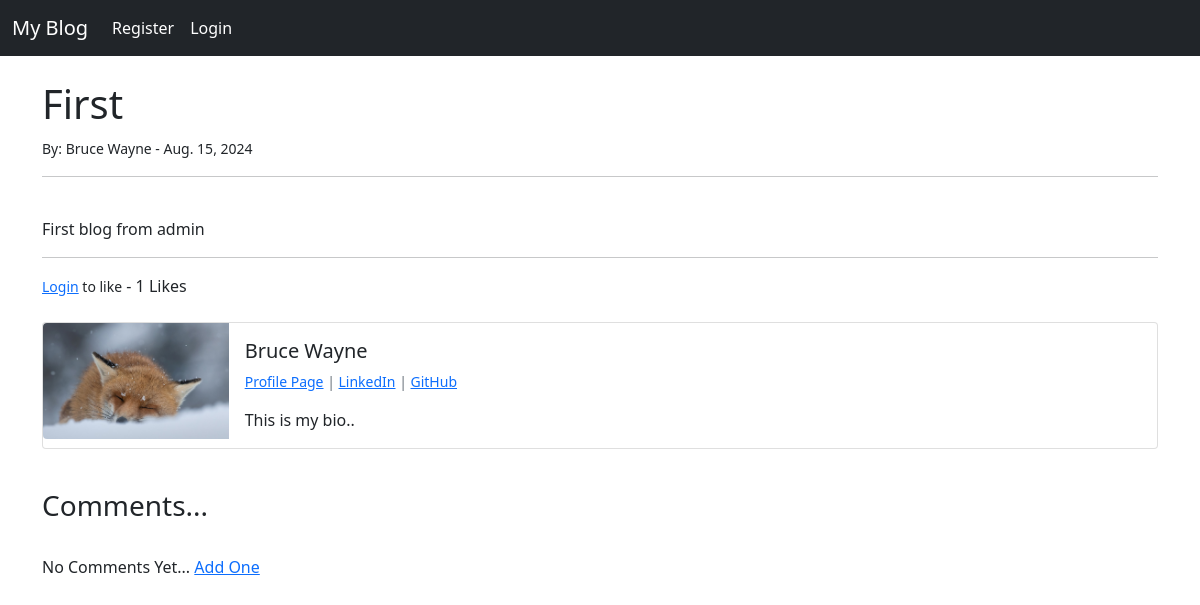
The app's page /article/1 with its own data.
### post/models.py (models this page shows, shortened)
class Post(models.Model):
    title = models.CharField(max_length=20)
    author = models.ForeignKey(User, on_delete = models.CASCADE)
    body = models.TextField()
    post_date = models.DateField(auto_now_add=True)
    header_image = models.ImageField(null = True, blank= True, upload_to="images/")
    likes = models.ManyToManyField(User, related_name='blog_post')
    snippet = models.TextField(max_length=255, blank=True)
    def total_likes(self):
        return self.likes.count()

class Profile(models.Model):
    user = models.OneToOneField(User, null=True, on_delete=models.CASCADE)
    bio = models.TextField()
    profile_pic = models.ImageField(null=True, blank= True, upload_to='images/profile')
    linkedin_url = models.CharField(max_length=255, null=True, blank=True)
    github_url = models.CharField(max_length=255, null=True, blank=True)

### post/views.py (the view)
# urls.py: path('article/<int:pk>', ArticleDetailView.as_view(), name = 'article_detail' ),
class ArticleDetailView(DetailView):
    model = Post
    template_name = 'article_detail.html'
    def get_context_data(self, *args, **kwargs):
        stuff = get_object_or_404(Post, id=self.kwargs['pk'])
        total_likes = stuff.total_likes()
        liked = False
        if stuff.likes.filter(id=self.request.user.id).exists():
            liked = True
        context = super().get_context_data(**kwargs)
        context["total_likes"] = total_likes
        context["liked"] = liked
        return context

### post/templates/article_detail.html (shortened to what this page needs)
{% extends "base.html" %}
{% load static %}
{% block content %}
<h1>{{post.title}}</h1>
<small>By:
    {{post.author.first_name}}
    {{post.author.last_name}} -
    {{post.post_date}}
</small>
<hr><br/>
{{post.body|safe}}
<br/>
<hr>
<form action="{% url 'like_post' post.pk %}" method='POST'>
    {% if user.is_authenticated %}
        {% if liked %}
            <button type='submit' name='post_id' value="{{post.id}}" class = "btn btn-danger btn-sm">Unlike</button>
        {% else %}
            <button type='submit' name='post_id' value="{{post.id}}" class = "btn btn-primary btn-sm">Like</button>
        {% endif %}
    {% else %}
        <small><a href="{% url 'login' %}">Login</a> to like</small>
    {% endif %}
    - {{ total_likes }} Likes
</form>
<br/>
<div class="card mb-3">
    <div class="row g-0">
      <div class="col-md-2">
        {% if post.author.profile.profile_pic %}
          <img src="{{ post.author.profile.profile_pic.url }}" class="img-fluid rounded-start">
        {% else %}
          <img src="{% static "Blog/images/profile.png" %}" class="img-fluid rounded-start">
        {% endif %}
      </div>
      <div class="col-md-10">
        <div class="card-body">
          <h5 class="card-title">{{ post.author.first_name }} {{ post.author.last_name }}</h5>
          <p class="small text-muted">
          {% if post.author.profile.id %}
            <a href="{% url 'show_profile_page' post.author.profile.id %}">Profile Page</a>
          {% else %}
          <a href="#"></a>
          {% endif %}
            {% if post.author.profile.linkedin_url %}
             | <a href="{{ post.author.profile.linkedin_url }}">LinkedIn</a>
            {% endif %}
            {% if post.author.profile.github_url %}
              | <a href="{{ post.author.profile.github_url }}">GitHub</a>
            {% endif %}
          </p>
          <p class="card-text">{{ post.author.profile.bio }}</p>
        </div>
      </div>
    </div>
</div>
<br/>
<h3> Comments... </h3>
<br/>
{% if not post.comments.all %}
  No Comments Yet... <a href="{% url 'add_comment' post.pk %}">Add One</a>
{% endif %}
<br/><br/>
{% endblock %}

### records on screen
Post: title "First", author.first_name "Bruce", author.last_name "Wayne", post_date "Aug. 15, 2024", body "First blog from admin", author.profile.profile_pic (picture), author.profile.bio "This is my bio.."

### other values on screen
{{ total_likes }} "1"
